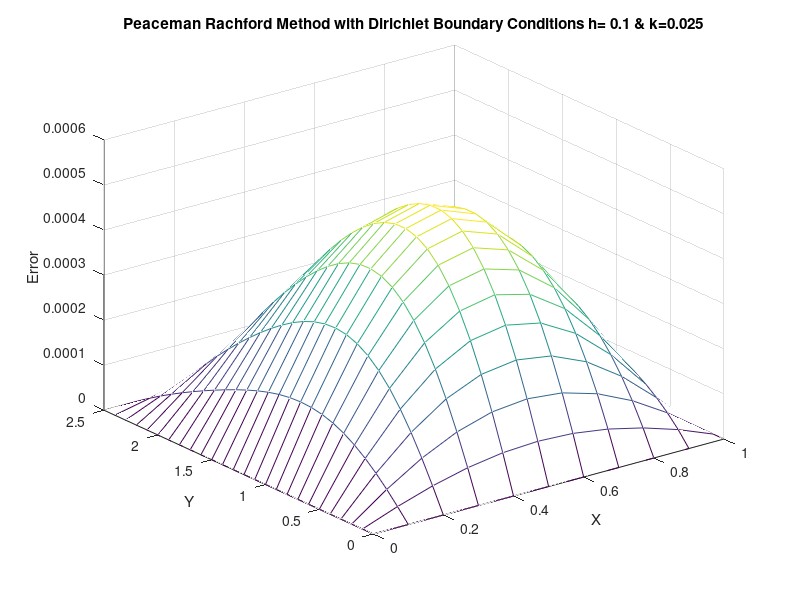

MATLAB code to generate this figure:
%-------Homework #15--- Problem 9------

clear all
clc

h=0.1;
k=0.025;

xspan=[0 1];
x=xspan(1):h:xspan(2);

yspan=[0 2.5];
y=yspan(1):h:yspan(2);

tspan=[0 .5];
t=tspan(1):k:tspan(2);

M=length(x);
L=length(y);
N=length(t);

r=k/h^2;

for m=1:M
    for l=1:L
        U(m,l) = 10*sin(pi*x(m))*sin(pi*y(l)/yspan(2)) + sin(2*pi*y(l)/yspan(2))*(1-x(m)) ...
            + cos(2*pi*y(l)/yspan(2))*x(m);
    end
end

S1 = M-2;
a1 = -(r/2) * ones(S1,1);
b1 = (1+r)  * ones(S1,1);
c1 = a1;

A1 = spdiags(a1,-1,S1,S1) + spdiags(b1,0,S1,S1) + spdiags(c1,1,S1,S1);

S2 = L-2;
a2 = -(r/2) * ones(S2,1);
b2 = (1+r)  * ones(S2,1);
c2 = a2;

A2 = spdiags(a2,-1,S2,S2) + spdiags(b2,0,S2,S2) + spdiags(c2,1,S2,S2);

for n=1:N-1
    
    g(1,:) = sin(2*pi*y/yspan(2))*exp(-(2*pi/yspan(2))^2*t(n+1));
    g(M,:) = cos(2*pi*y/yspan(2))*exp(-(2*pi/yspan(2))^2*t(n+1));
    g(:,1) = (x*exp(-(2*pi/yspan(2))^2*t(n+1)))';
    g(:,L) = (x*exp(-(2*pi/yspan(2))^2*t(n+1)))';
    
    for l=2:L-1
        
        U_star(1,l) = 0.5*(U(1,l)+g(1,l)) + (r/4)*((U(1,l+1)-2*U(1,l)+U(1,l-1))-(g(1,l+1)-2*g(1,l)+g(1,l-1)));
        U_star(M,l) = 0.5*(U(M,l)+g(M,l)) + (r/4)*((U(M,l+1)-2*U(M,l)+U(M,l-1))-(g(M,l+1)-2*g(M,l)+g(M,l-1)));
        
        b_star(2,l)   = U_star(1,l);
        b_star(M-1,l) = U_star(M,l);
        
    end
    
    for l=2:L-1
        U_star(2:M-1,l) = A1\( U(2:M-1,l) + (r/2)*( U(2:M-1,l+1)-2*U(2:M-1,l)+U(2:M-1,l-1) )+(r/2)*b_star(2:M-1,l) );
    end
    
    U_star(:,L)=zeros(1,M);
    
    for m=2:M-1
        
        b(m,2) = g(m,1);
        b(m,L-1) = g(m,L);
        
    end
    
    for m=2:M-1
        U_new(m,2:L-1) = A2\(U_star(m,2:L-1)' + (r/2)*(U_star(m+1,2:L-1)'-2*U_star(m,2:L-1)' ...
            + U_star(m-1,2:L-1)')+(r/2)*b(m,2:L-1)');
    end
    U_new(1:M,1) = g(:,1);
    U_new(1:M,L) = g(:,L);
    U_new(1,1:L) = g(1,:);
    U_new(M,1:L) = g(M,:);
    
    U=U_new;
end

for m=1:M
    for l=1:L
        U_exact(m,l) = 10*sin(pi*x(m))*sin(pi*y(l)/yspan(2))*exp( -(1+1/(yspan(2))^2)*pi^2*tspan(2)) ...
            + (sin(2*pi*y(l)/yspan(2))*(1-x(m))+cos(2*pi*y(l)/yspan(2))*x(m))*exp(-(2*pi/yspan(2))^2*tspan(2));
    end
end

[X Y]=meshgrid(x,y);
Error=abs((U_exact-U_new))';
figure(1509)
mesh(X,Y, Error)
title(['Peaceman Rachford Method with Dirichlet Boundary Conditions h= ',num2str(h),' & k=', num2str(k)])
max(max(Error))
xlabel('X')
ylabel('Y')
zlabel('Error')